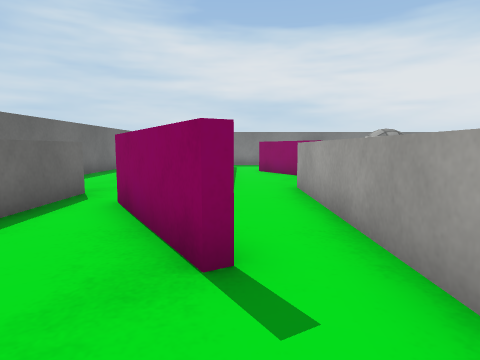
View 1 (above)

16 first-person views from a walk through a 3-D level made in the Unity game engine. The camera is 0.5 m above the floor, tilts 6° down and sees 75° across. The floor is counted in squares, 0.5 m on a side. Each view is taken from the middle of a square. On the plan, view 1 faces up. The plan holds only what a view shows up to about 12 squares ahead; the rest is blank. The player character is not drawn. Surface patterns are stand-ins for the level's own textures.

View 2
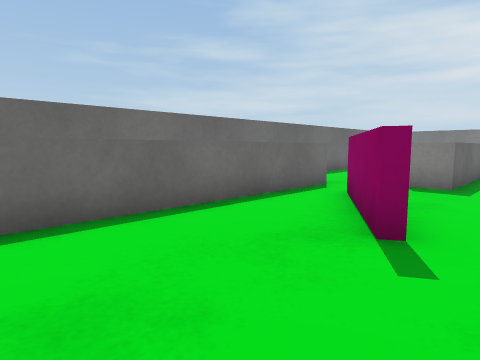

View 3
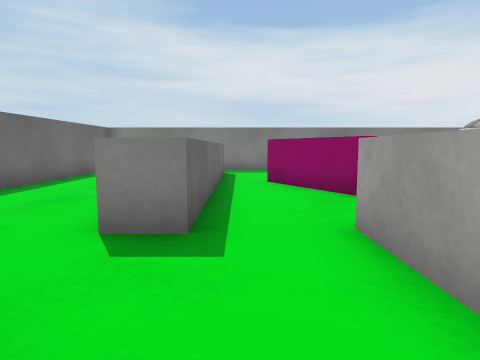

View 4
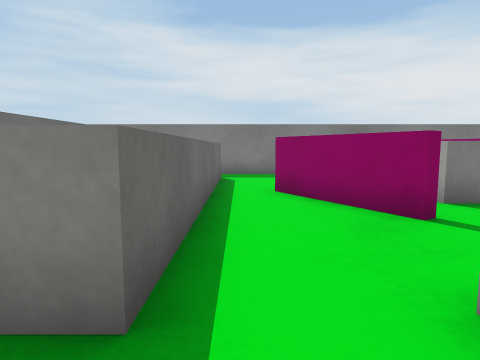

View 5
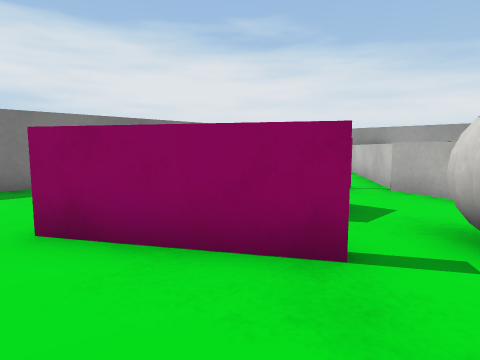

View 6
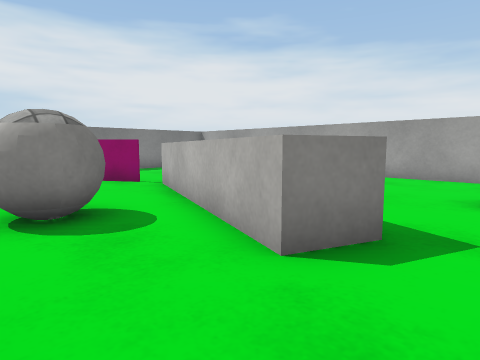

View 7
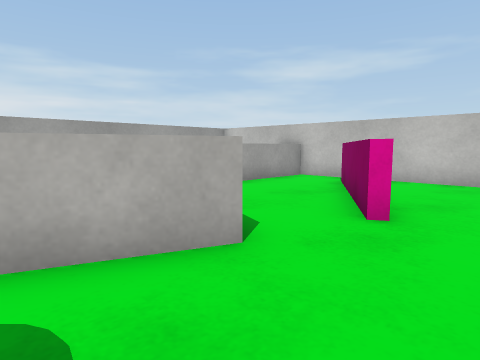

View 8
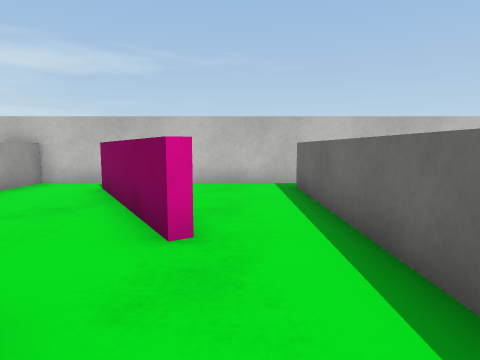

View 9
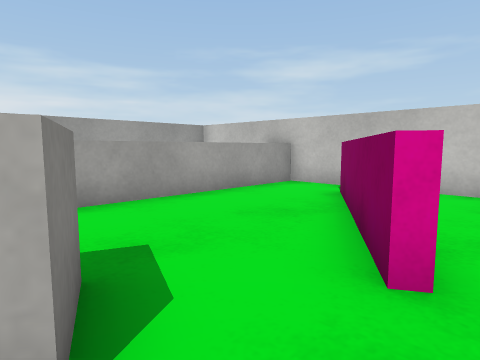

View 10
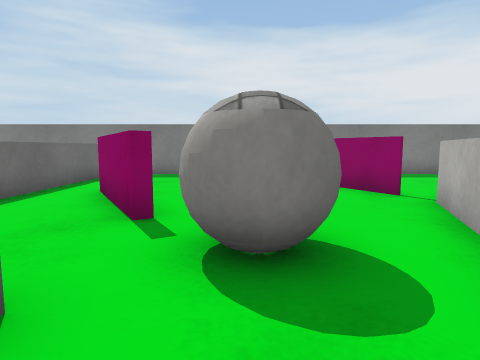

View 11
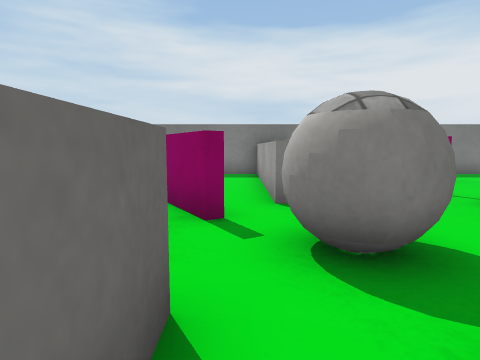

View 12
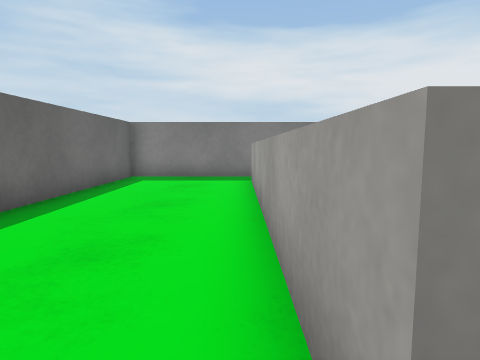

View 13
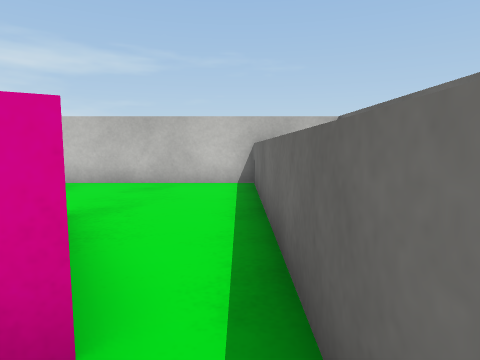

View 14
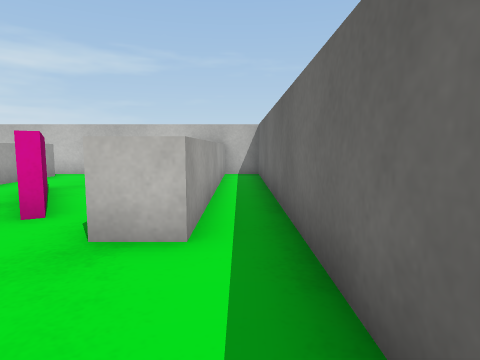

View 15
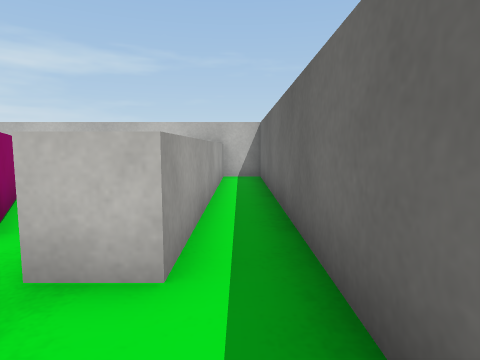

View 16
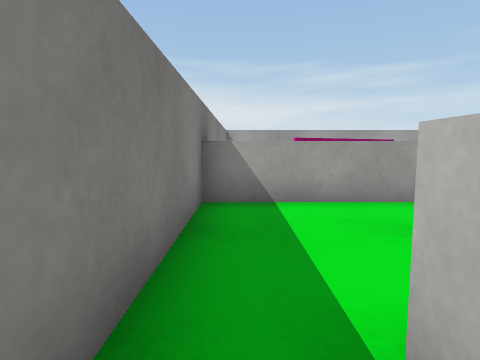

### Floor plan
Key: @ floor where view 1 was taken; # wall or solid block; x gap in a wall; . floor; = window, fence, low wall or low ledge; ^ raised ledge; O other object.
Columns run from 6 left of view 1 to 10 right of it. Each row starts with its distance up from view 1.
 18 #################
 17 #.........^
 16 #....^....^^
 15 #....^....^ #
 14 #....^....^ ##..#
 13 #....^.#..^ .#..^
 12 #....^.##.^ ..^^
 11 #....^..#....^^
 10 #....^..#xO..^
  9 #....^....OO.^
  8 #....^..^.O.^
  7 #.^.....^...^
  6 #.^.....^...^^..
  5 #.^.#...^...##..^
  4 #.^.##..^.......^
  3 #.^..#..^..#=...^
  2 #.^.....^..## ..^
  1 #.^.....^...##..^
  0 #.^...@.^... #..^
 -1 #.^.....^....x. ^
 -2 #################

Where each view was taken, in squares from view 1:
view 1: 0 up, 0 right, facing up
view 2: 1 down, 1 right, facing up-left
view 3: 4 up, 0 right, facing up
view 4: 6 up, 0 right, facing up
view 5: 9 up, 0 right, facing up-right
view 6: 4 up, 3 right, facing up-right
view 7: 8 up, 3 right, facing down-right
view 8: 7 up, 4 right, facing down
view 9: 6 up, 4 right, facing down-right
view 10: 6 up, 4 right, facing up
view 11: 6 up, 3 right, facing up
view 12: 7 up, 2 left, facing up
view 13: 7 up, 3 left, facing down
view 14: 10 up, 5 left, facing down
view 15: 9 up, 5 left, facing down
view 16: 17 up, 2 left, facing right
